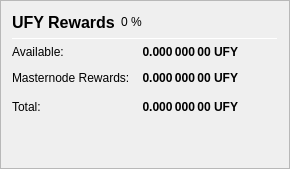
                   <widget class="QFrame" name="frame_ZerocoinBalances">
                    <property name="frameShape">
                     <enum>QFrame::StyledPanel</enum>
                    </property>
                    <property name="frameShadow">
                     <enum>QFrame::Raised</enum>
                    </property>
                    <layout class="QVBoxLayout" name="verticalLayout_7">
                     <item>
                      <layout class="QHBoxLayout" name="horizontalLayout_8" stretch="0,0,0">
                       <item>
                        <widget class="QLabel" name="label_5z_3">
                         <property name="minimumSize">
                          <size>
                           <width>0</width>
                           <height>20</height>
                          </size>
                         </property>
                         <property name="font">
                          <font>
                           <pointsize>12</pointsize>
                           <weight>75</weight>
                           <bold>true</bold>
                          </font>
                         </property>
                         <property name="text">
                          <string>UFY Rewards</string>
                         </property>
                        </widget>
                       </item>
                       <item>
                        <widget class="QLabel" name="labelzUFYPercent">
                         <property name="text">
                          <string notr="true">0 %</string>
                         </property>
                        </widget>
                       </item>
                       <item>
                        <spacer name="horizontalSpacer_11">
                         <property name="orientation">
                          <enum>Qt::Horizontal</enum>
                         </property>
                         <property name="sizeHint" stdset="0">
                          <size>
                           <width>40</width>
                           <height>20</height>
                          </size>
                         </property>
                        </spacer>
                       </item>
                      </layout>
                     </item>
                     <item>
                      <widget class="Line" name="line_ZerocoinBalance">
                       <property name="minimumSize">
                        <size>
                         <width>0</width>
                         <height>1</height>
                        </size>
                       </property>
                       <property name="maximumSize">
                        <size>
                         <width>16777215</width>
                         <height>1</height>
                        </size>
                       </property>
                       <property name="orientation">
                        <enum>Qt::Horizontal</enum>
                       </property>
                      </widget>
                     </item>
                     <item>
                      <layout class="QGridLayout" name="gridLayout_5">
                       <property name="spacing">
                        <number>12</number>
                       </property>
                       <item row="1" column="0">
                        <widget class="QLabel" name="labelStakeRewardsText">
                         <property name="toolTip">
                          <string>Amount of rewards received through staking (Proof-of-Stake).</string>
                         </property>
                         <property name="text">
                          <string>Available:</string>
                         </property>
                        </widget>
                       </item>
                       <item row="1" column="1">
                        <widget class="QLabel" name="labelStakeRewards">
                         <property name="font">
                          <font>
                           <weight>75</weight>
                           <bold>true</bold>
                          </font>
                         </property>
                         <property name="cursor">
                          <cursorShape>IBeamCursor</cursorShape>
                         </property>
                         <property name="textInteractionFlags">
                          <set>Qt::LinksAccessibleByMouse|Qt::TextSelectableByKeyboard|Qt::TextSelectableByMouse</set>
                         </property>
                         <property name="toolTip">
                          <string>Amount of rewards received through staking (Proof-of-Stake).</string>
                         </property>
                         <property name="text">
                          <string notr="true">0.000 000 00 UFY</string>
                         </property>
                         <property name="alignment">
                          <set>Qt::AlignRight|Qt::AlignTrailing|Qt::AlignVCenter</set>
                         </property>
                        </widget>
                       </item>
                       <item row="2" column="0">
                        <widget class="QLabel" name="labelMasternodeRewardsText">
                         <property name="toolTip">
                          <string>Amount of rewards received through masternodes.</string>
                         </property>
                         <property name="text">
                          <string>Masternode Rewards:</string>
                         </property>
                        </widget>
                       </item>
                       <item row="2" column="1">
                        <widget class="QLabel" name="labelMasternodeRewards">
                         <property name="font">
                          <font>
                           <weight>75</weight>
                           <bold>true</bold>
                          </font>
                         </property>
                         <property name="cursor">
                          <cursorShape>IBeamCursor</cursorShape>
                         </property>
                         <property name="textInteractionFlags">
                          <set>Qt::LinksAccessibleByMouse|Qt::TextSelectableByKeyboard|Qt::TextSelectableByMouse</set>
                         </property>
                         <property name="toolTip">
                          <string>Amount of rewards received through masternodes.</string>
                         </property>
                         <property name="text">
                          <string notr="true">0.000 000 00 UFY</string>
                         </property>
                         <property name="alignment">
                          <set>Qt::AlignRight|Qt::AlignTrailing|Qt::AlignVCenter</set>
                         </property>
                        </widget>
                       </item>
                       <item row="4" column="0">
                        <widget class="QLabel" name="labelzBalanceText">
                         <property name="toolTip">
                          <string>Total amount of rewards including masternode and staking.</string>
                         </property>
                         <property name="text">
                          <string>Total:</string>
                         </property>
                        </widget>
                       </item>
                       <item row="4" column="1">
                        <widget class="QLabel" name="labelzBalance">
                         <property name="font">
                          <font>
                           <weight>75</weight>
                           <bold>true</bold>
                          </font>
                         </property>
                         <property name="cursor">
                          <cursorShape>IBeamCursor</cursorShape>
                         </property>
                         <property name="toolTip">
                          <string>Your current zUFY balance, unconfirmed and immature zUFY included.</string>
                         </property>
                         <property name="text">
                          <string notr="true">0.000 000 00 UFY</string>
                         </property>
                         <property name="alignment">
                          <set>Qt::AlignRight|Qt::AlignTrailing|Qt::AlignVCenter</set>
                         </property>
                         <property name="textInteractionFlags">
                          <set>Qt::LinksAccessibleByMouse|Qt::TextSelectableByKeyboard|Qt::TextSelectableByMouse</set>
                         </property>
                        </widget>
                       </item>
                       <item row="4" column="2">
                        <spacer name="horizontalSpacer_4">
                         <property name="orientation">
                          <enum>Qt::Horizontal</enum>
                         </property>
                         <property name="sizeHint" stdset="0">
                          <size>
                           <width>40</width>
                           <height>20</height>
                          </size>
                         </property>
                        </spacer>
                       </item>
                      </layout>
                     </item>
                     <item>
                      <spacer name="verticalSpacer_4">
                       <property name="orientation">
                        <enum>Qt::Vertical</enum>
                       </property>
                       <property name="sizeHint" stdset="0">
                        <size>
                         <width>20</width>
                         <height>40</height>
                        </size>
                       </property>
                      </spacer>
                     </item>
                    </layout>
                   </widget>
